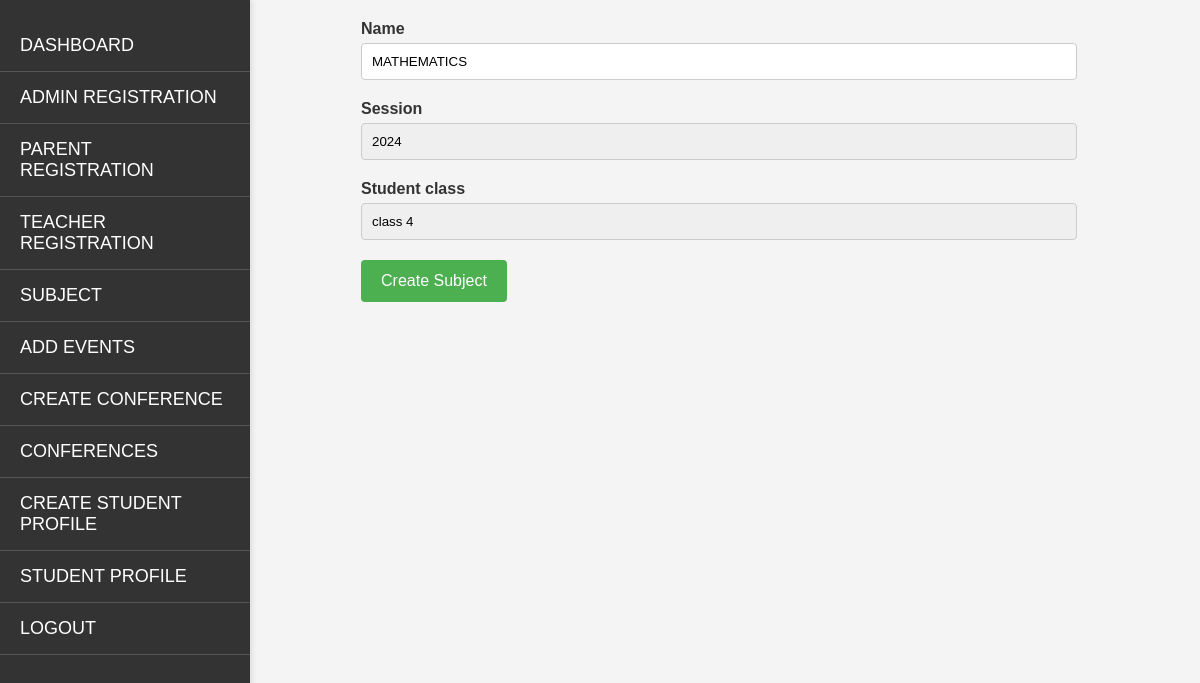
Page /update/subject/2/ on the committed database.
### comms/models.py (models this page shows, shortened)
class Subject(models.Model):
    session = models.ForeignKey(Session, on_delete=models.CASCADE)
    name = models.CharField(max_length=50)
    student_class = models.ForeignKey('StudentClass', on_delete=models.CASCADE)

### comms/views.py (the view)
# urls.py: path('update/subject/<int:subject_id>/', update_subject, name='update_subject'),
def update_subject(request, subject_id):
    instance = get_object_or_404(Subject, id=subject_id)
    if request.method == 'POST':
        form = SubjectForm(request.POST, instance=instance)
        if form.is_valid():
            form.save()
            return redirect('subject_list')  # Replace 'subject_list' with the URL for listing subjects
    else:
        form = SubjectForm(instance=instance)
    return render(request, 'admindashboard/create_subject.html', {'form': form, 'subject': instance})

### comms/forms.py
class SubjectForm(forms.ModelForm):
    class Meta:
        model = Subject
        fields = ['name', 'session', 'student_class']

### comms/models.py (called while the page is built)
    def __str__(self):
        return self.year

    def __str__(self):
        return self.class_name

### templates/admindashboard/create_subject.html (shortened to what this page needs)
{% extends 'admindashboard/base.html' %}
{% block content %}
{% load static %}
<link rel="stylesheet" href="{% static 'form.css' %}">
<div class="content">
    <form method="post" class="attendance-form">
        {% for field in form %}
        <div class="form-field">
            <label for="{{ field.id_for_label }}" class="form-label">{{ field.label }}</label>
            {{ field }}
        </div>
        {% endfor %}
        <button type="submit" class="submit-button">Create Subject</button>
    </form>
</div>
{% endblock %}

### comms/static/form.css (style rules this page uses)
.content { width: 80%; margin: 0 auto; }
.form-field { margin-bottom: 20px; }
.form-label { display: block; font-weight: bold; color: #333; margin-bottom: 5px; }
input[type="text"], select { width: calc(100% - 12px); padding: 10px; border: 1px solid #ccc; border-radius: 4px; box-sizing: border-box; }
select { appearance: none; -webkit-appearance: none; -moz-appearance: none; background-repeat: no-repeat; background-position: right 10px center; }
.submit-button { background-color: #4CAF50; color: white; padding: 12px 20px; border: none; border-radius: 4px; cursor: pointer; font-size: 16px; transition: background-color 0.3s ease; }

### templates/admindashboard/base.html (style rules this page uses)
body { font-family: 'Arial', sans-serif; margin: 0; padding: 0; background-color: #f4f4f4; display: flex; }

### rows in the picture
Subject: form "MATHEMATICS" "2024" "class 4"

### other values in the picture
{{ field.label }} "Name" "Session" "Student class"
